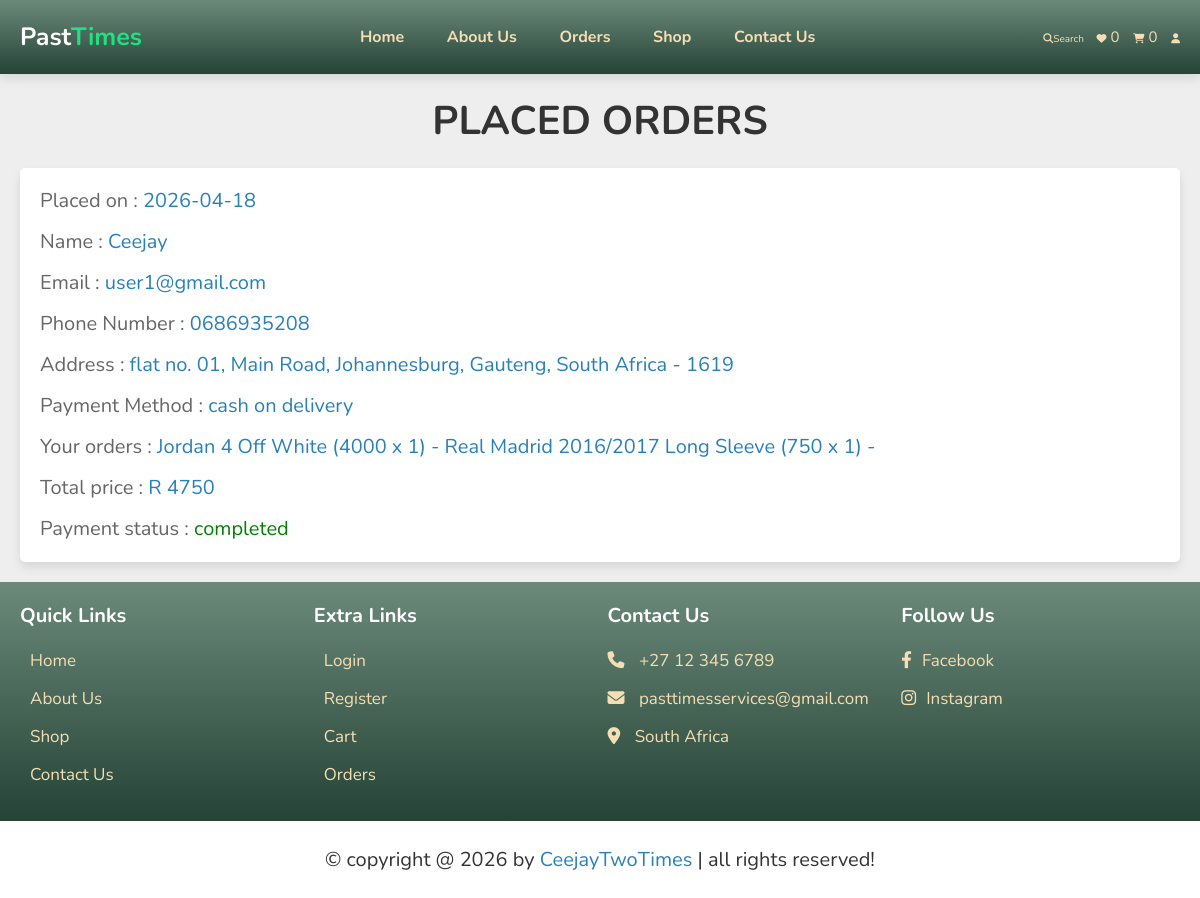
The app's page /orders.php (signed in), older data.
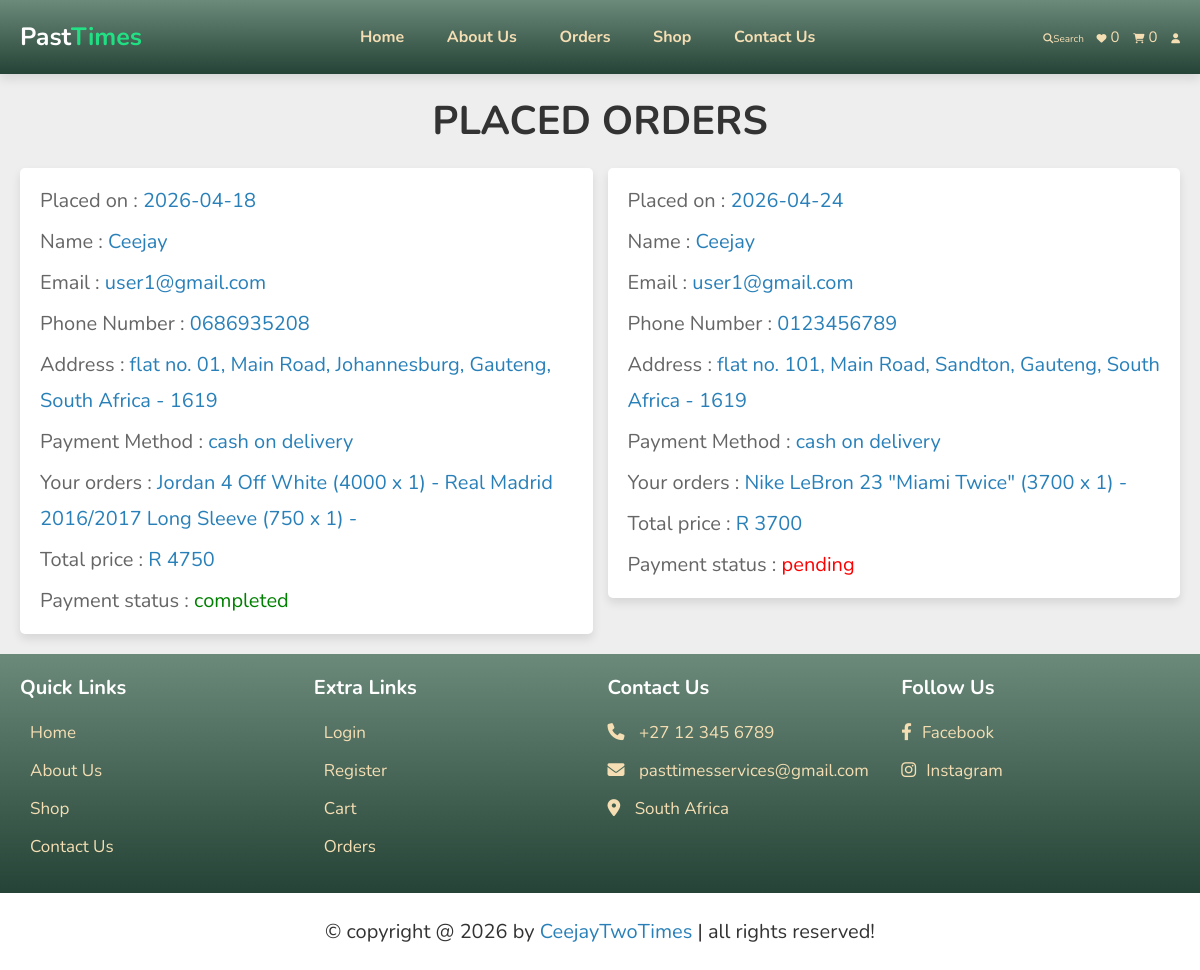
The same page, newer data.
### tables this page shows
CREATE TABLE `orders` (
  `id` int(100) NOT NULL,
  `user_id` int(100) NOT NULL,
  `name` varchar(20) NOT NULL,
  `number` varchar(10) NOT NULL,
  `email` varchar(50) NOT NULL,
  `method` varchar(50) NOT NULL,
  `address` varchar(500) NOT NULL,
  `total_products` varchar(1000) NOT NULL,
  `total_price` int(100) NOT NULL,
  `placed_on` date NOT NULL DEFAULT current_timestamp(),
  `payment_status` varchar(20) NOT NULL DEFAULT 'pending'
);

### orders.php (the view, shortened to what this page needs)
<?php
include 'components/connect.php';
if(isset($_SESSION['user_id'])){
   $user_id = $_SESSION['user_id'];
}else{
   $user_id = '';
};
?>
<!DOCTYPE html>
<html lang="en">
<head>
   <link rel="stylesheet" href="https://cdnjs.cloudflare.com/ajax/libs/font-awesome/6.1.1/css/all.min.css">
   <link rel="stylesheet" href="css/style.css">
</head>
<body>
<?php include 'components/user_header.php'; ?>
<section class="orders">
   <h1 class="heading">Placed Orders</h1>
   <div class="box-container">
   <?php
      if($user_id == ''){
         echo '<p class="empty">Please login to see your orders</p>';
      }else{
         $select_orders = $conn->prepare("SELECT * FROM `orders` WHERE user_id = ?");
         $select_orders->execute([$user_id]);
         if($select_orders->rowCount() > 0){
            while($fetch_orders = $select_orders->fetch(PDO::FETCH_ASSOC)){
   ?>
   <div class="box">
      <p>Placed on : <span><?= $fetch_orders['placed_on']; ?></span></p>
      <p>Name : <span><?= $fetch_orders['name']; ?></span></p>
      <p>Email : <span><?= $fetch_orders['email']; ?></span></p>
      <p>Phone Number : <span><?= $fetch_orders['number']; ?></span></p>
      <p>Address : <span><?= $fetch_orders['address']; ?></span></p>
      <p>Payment Method : <span><?= $fetch_orders['method']; ?></span></p>
      <p>Your orders : <span><?= $fetch_orders['total_products']; ?></span></p>
      <p>Total price : <span> R <?= $fetch_orders['total_price']; ?></span></p>
      <p> Payment status : <span style="color:<?php if($fetch_orders['payment_status'] == 'pending'){ echo 'red'; }else{ echo 'green'; }; ?>"><?= $fetch_orders['payment_status']; ?></span> </p>
   </div>
   <?php
      }
      }else{
         echo '<p class="empty">No orders placed yet!</p>';
      }
      }
   ?>
   </div>
</section>
<?php include 'components/footer.php'; ?>
</body>
</html>

Row changes from the older to the newer data that the page shows:
added orders: placed_on "2026-04-24", name "Ceejay", email "user1@gmail.com", number "0123456789", address "flat no. 101, Main Road, Sandton, Gauteng, South Africa - 1619", method "cash on delivery", total_products "Nike LeBron 23 \"Miami Twice\" (3700 x 1) -", total_price "3700", payment_status "pending"
